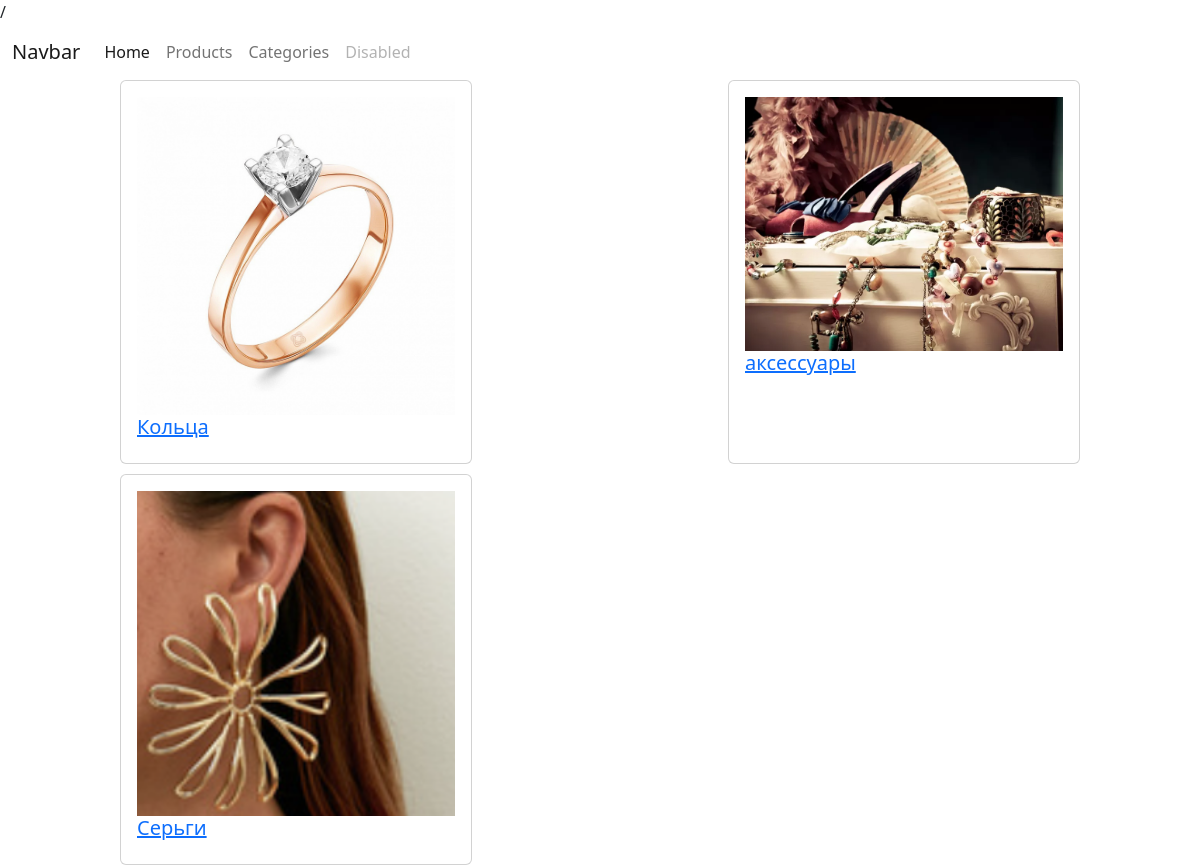
Page /categories/ on the committed database.
### products/models.py (models this page shows)
class Category(models.Model):
    name = models.CharField(max_length=200)
    image = models.ImageField()

### products/views.py (the view)
# urls.py: path('categories/', cat_views),
def cat_views(request):
    if request.method == 'GET':
        cat = Category.objects.all()
        context = {
            'cat': cat
        }
        return render(request, 'categories/index.html', context=context)

### templates/categories/index.html (shortened to what this page needs)
{% extends 'layouts/index.html' %}
{% block content %}
    <div class="products">
        {% for i in cat %}
            <div class="card" style="width: 22rem;">
                <div class="card-body">
                    {% if i.image %}
                        <img class="pr_image" src="/media/{{ i.image }}/">
                    {% endif %}
                    <h5><a href="/categories/{{ i.id }}/">{{ i.name }}</a></h5>
                </div>
            </div>
        {% endfor %}
    </div>
{% endblock %}

### templates/categories/index.html (style rules this page uses)
.products { width: 80%; margin-left: 10%; display: flex; flex-wrap: wrap; gap: 10px; justify-content: space-between; }
.pr_image { width: 100%; }
.card { width: 200px; }

### rows in the picture
Category: image (picture), name "Кольца"
Category: image (picture), name "аксессуары"
Category: image (picture), name "Серьги"
